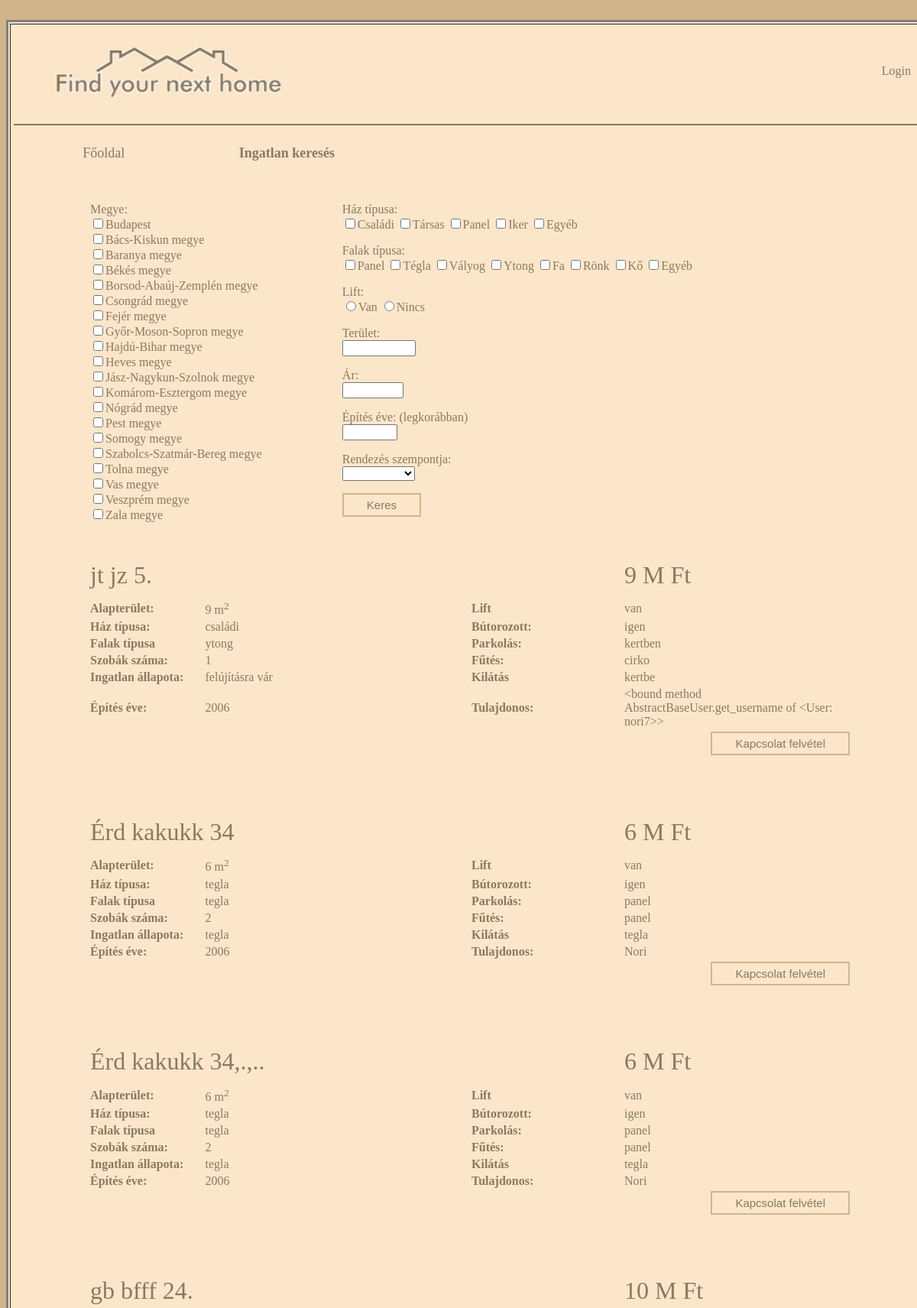
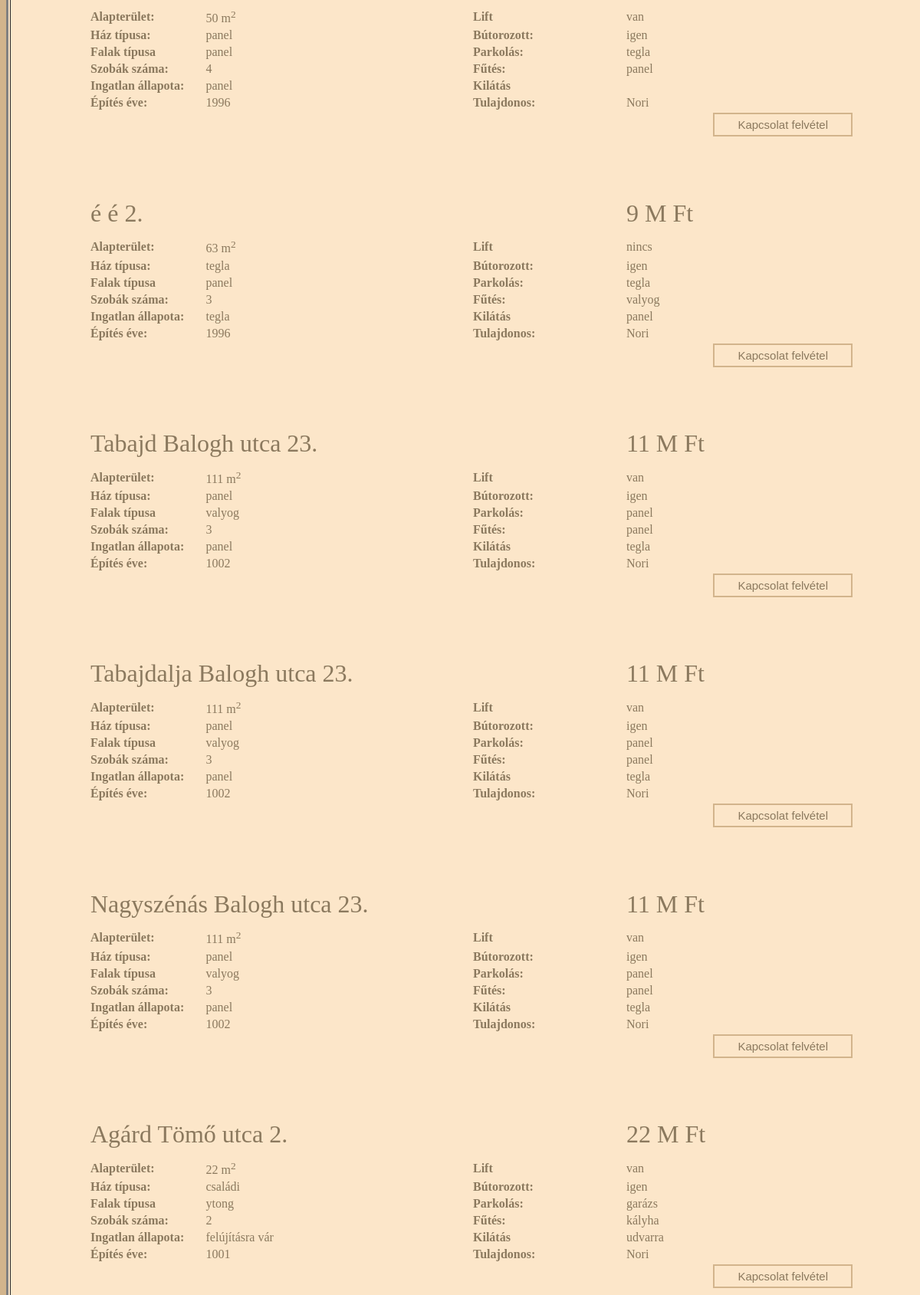
Screenshot of /polls/search/ (upper part) with the database file from the repository (2 pictures, top to bottom).
### polls/models.py (models this page shows)
class Adds(models.Model):
    owner = models.CharField(max_length=200)
    country = models.CharField(max_length=200, default='')
    address = models.CharField(max_length=200, default='')
    squaremeter = models.IntegerField(default=40)
    price = models.IntegerField(default=10000)
    type = models.CharField(max_length=50)
    wall = models.CharField(max_length=50)
    heating = models.CharField(max_length=50)
    state = models.CharField(max_length=50)
    rooms = models.IntegerField(default=3)
    parking = models.CharField(max_length=100)
    year = models.IntegerField(default=2017)
    furnitured = models.CharField(max_length=10)
    lift = models.CharField(max_length=10)
    view = models.CharField(max_length=50)
    description = models.CharField(max_length=5000)

### polls/views.py (the view)
def search(request):
	list = Adds.objects.order_by('owner')[:30]
	context = {
		'list': list
	}
	return render(request, 'polls/search.html', context)

### polls/templates/polls/search.html (shortened to what this page needs)
﻿<html>
<head>
</head>
<body bgcolor="#d2b48c" link = "" alink="" vlink = "">
	<section class="container">
		<table border = 3 bgcolor = "fce6c9" align = "center">
			<tr><td>
			<table width = 1200 align = "center" border = 0>
				<tr>
					<td height = 100 colspan = 2 align = "left" background = "">
						{% load staticfiles %}
							<img src={% static "webalkalmazas/logo.png" %}>
					</td>
					<td colspan = 3 align = "right" valign = "center">
						{% if user.is_authenticated %}
     						<font size= 4>Felhasználó: {{ user.get_username }}&nbsp &nbsp &nbsp</font><br>
							<font size= 2><a class = "one" href="/polls/change_password/">Jelszó változtatás</a>&nbsp &nbsp&nbsp &nbsp &nbsp</font><br>
							<a class = "one" href="{% url 'logout'%}?next={{request.path}}">Logout</a>&nbsp&nbsp &nbsp &nbsp
  						{% else %}
							<a class = "one" href="{% url 'login'%}?next={{request.path}}">Login</a>&nbsp &nbsp &nbsp
   						{% endif %}
					</td>
				</tr>
				<tr>
					<td colspan = 5><hr color = "8b795e"></td>
				</tr>
				<tr height = 50 align = "center">
					<td width = "20%"><a class = "one" href="/polls/"><font size= 4>Főoldal</font></a></td>
					<td width = "20%"><a class = "one" href="/polls/search/"><font size= 4><b>Ingatlan keresés</b></font></a></td>
					<td width = "20%">
					</td>
					<td width = "20%"></td>
					<td width = "20%"></td>
				</tr>
				<tr height = 1000>
					<td colspan = 5 valign = "top">
						<p><br></p>
						<form action="/polls/searchresults/">
							<table width = 1000 align = "center" border = 0><tr>
								<td>Megye:<br>
									<input type="checkbox" name="megye" value="Budapest">Budapest<br>
									<input type="checkbox" name="megye" value="Bacs-Kiskun">Bács-Kiskun megye<br>
									<input type="checkbox" name="megye" value="Baranya">Baranya megye<br>
									<input type="checkbox" name="megye" value="Bekes">Békés megye<br>
									<input type="checkbox" name="megye" value="Borsod-Abauj">Borsod-Abaúj-Zemplén megye<br>
									<input type="checkbox" name="megye" value="Csongrad">Csongrád megye<br>
									<input type="checkbox" name="megye" value="Fejer">Fejér megye<br>
									<input type="checkbox" name="megye" value="Gyor-Moson-Sopron">Győr-Moson-Sopron megye<br>
									<input type="checkbox" name="megye" value="Hajdu-Bihar">Hajdú-Bihar megye<br>
									<input type="checkbox" name="megye" value="Heves">Heves megye<br>
									<input type="checkbox" name="megye" value="Jazs-Nagykun-Szolnok">Jász-Nagykun-Szolnok megye<br>
									<input type="checkbox" name="megye" value="Komarom-Esztergom">Komárom-Esztergom megye<br>
									<input type="checkbox" name="megye" value="Nograd">Nógrád megye<br>
									<input type="checkbox" name="megye" value="Past">Pest megye<br>
									<input type="checkbox" name="megye" value="Somogy">Somogy megye<br>
									<input type="checkbox" name="megye" value="Szabolcs-Szatmar-Bereg">Szabolcs-Szatmár-Bereg megye<br>
									<input type="checkbox" name="megye" value="Tolna">Tolna megye<br>
									<input type="checkbox" name="megye" value="Vas">Vas megye<br>
									<input type="checkbox" name="megye" value="Veszprem">Veszprém megye<br>
									<input type="checkbox" name="megye" value="Zala">Zala megye
								</td>
								<td valign="top">
									<p>Ház típusa:<br>
										<input type="checkbox" name="haz" value="csaladi">Családi
										<input type="checkbox" name="haz" value="tarsas">Társas
										<input type="checkbox" name="haz" value="panel">Panel
										<input type="checkbox" name="haz" value="iker">Iker
										<input type="checkbox" name="haz" value="egyéb">Egyéb
									</p>
									<p>Falak típusa:<br>
										<input type="checkbox" name="fal" value="panel">Panel
										<input type="checkbox" name="fal" value="tegla">Tégla
										<input type="checkbox" name="fal" value="valyog">Vályog
										<input type="checkbox" name="fal" value="ytong">Ytong
										<input type="checkbox" name="fal" value="fa">Fa
										<input type="checkbox" name="fal" value="ronk">Rönk
										<input type="checkbox" name="fal" value="ko">Kő
										<input type="checkbox" name="fal" value="egyeb">Egyéb
									</p>
									<p>Lift:<br>
										<input type="radio" name="lift" value="van">Van
										<input type="radio" name="lift" value="nincs">Nincs
									</p>
									<p>Terület:<br><input type="number" name="szobaszam" min="0" max="1000000" value=""></p>
									<p>Ár:<br><input type="number" name="szobaszam" min="0" max="10000" value=""></p>
									<p>Építés éve: (legkorábban)<br><input type="number" name="szobaszam" min="1000" max="2017" value=""></p>
									<p>Rendezés szempontja:<br>
										<select name = "rendez">
											<option value="ures"></option>
											<option value="megye">Megye</option>
										</select>
									</p>
									<input type="submit" class="button button1" value="Keres">
								</td>
							</tr></table>
						</form>
						{% if list %}
						<p><br><table width = 1000 align = center border = 0>
							{% for adds in list %}
								<tr height = 60>
									<td colspan = 3>
										<font size = 6>{{adds.address}}</font>
									</td>
									<td>
										<font size = 6>{{adds.price}} M Ft</font>
									</td>
								</tr>
								<tr>
									<td width = 15%>
										<b>Alapterület:</b>
									</td>
									<td width = 35%>
										{{adds.squaremeter}} m<sup>2</sup>
									</td>
									<td width = 20%>
										<b>Lift</b>
									</td>
									<td width = 30%>
										{{adds.lift}}
									</td>
								</tr>
								<tr>
									<td>
										<b>Ház típusa:</b>
									</td>
									<td>
										{{adds.type}}
									</td>
									<td>
										<b>Bútorozott:</b>
									</td>
									<td>
										{{adds.furnitured}}
									</td>
								</tr>
								<tr>
									<td>
										<b>Falak típusa</b>
									</td>
									<td>
										{{adds.wall}}
									</td>
									<td>
										<b>Parkolás:</b>
									</td>
									<td>
										{{adds.parking}}
									</td>
								</tr>
								<tr>
									<td>
										<b>Szobák száma:</b>
									</td>
									<td>
										{{adds.rooms}}
									</td>
									<td>
										<b>Fűtés:</b>
									</td>
									<td>
										{{adds.heating}}
									</td>
								</tr>
								<tr>
									<td>
										<b>Ingatlan állapota:</b>
									</td>
									<td>
										{{adds.state}}
									</td>
									<td>
										<b>Kilátás</b>
									</td>
									<td>
										{{adds.view}}
									</td>
								</tr>
								<tr>
									<td>
										<b>Építés éve:</b>
									</td>
									<td>
										{{adds.year}}
									</td>
									<td>
										<b>Tulajdonos:</b>
									</td>
									<td>
										{{adds.owner}}
									</td>
								</tr>
								<tr>
									<form action="/polls/connect/">
											<td colspan = 4 height = 100 align = "right" valign = "top">
												<input type="submit" class="button button1" value="Kapcsolat felvétel">
											</td>
									</form>
								</tr>
							{% endfor %}
						</table></p>
						{% else %}
						<p>Nincs egyetlen hirdetés sem</p>
						{% endif %}
					</td>
				</tr>
			</table>
			</td></tr>
		</table>
	</section>
</body>
</html>

### polls/templates/polls/search.html (style rules this page uses)
body { color: #8b795e; }
a.one:link { color:#8b795e;text-decoration:none; }
body { font-family: cursive; }
.button1 { background-color: #fce6c9; color: #8b795e; border: 2px solid #D2B48C; transition-duration: 0.4s; padding: 5px 30px; font-size: 15px; }

### rows the page displays
Adds: address "jt jz 5.", price "9", squaremeter "9", lift "van", type "családi", furnitured "igen", wall "ytong", parking "kertben", rooms "1", heating "cirko", state "felújításra vár", view "kertbe", year "2006", owner "<bound method AbstractBaseUser.get_username of <User: nori7>>"
Adds: address "Érd kakukk 34", price "6", squaremeter "6", lift "van", type "tegla", furnitured "igen", wall "tegla", parking "panel", rooms "2", heating "panel", state "tegla", view "tegla", year "2006", owner "Nori"
Adds: address "Érd kakukk 34,.,..", price "6", squaremeter "6", lift "van", type "tegla", furnitured "igen", wall "tegla", parking "panel", rooms "2", heating "panel", state "tegla", view "tegla", year "2006", owner "Nori"
Adds: address "gb bfff 24.", price "10", squaremeter "50", lift "van", type "panel", furnitured "igen", wall "panel", parking "tegla", rooms "4", heating "panel", state "panel", year "1996", owner "Nori"
Adds: address "é é 2.", price "9", squaremeter "63", lift "nincs", type "tegla", furnitured "igen", wall "panel", parking "tegla", rooms "3", heating "valyog", state "tegla", view "panel", year "1996", owner "Nori"
Adds: address "Tabajd Balogh utca 23.", price "11", squaremeter "111", lift "van", type "panel", furnitured "igen", wall "valyog", parking "panel", rooms "3", heating "panel", state "panel", view "tegla", year "1002", owner "Nori"
Adds: address "Tabajdalja Balogh utca 23.", price "11", squaremeter "111", lift "van", type "panel", furnitured "igen", wall "valyog", parking "panel", rooms "3", heating "panel", state "panel", view "tegla", year "1002", owner "Nori"
Adds: address "Nagyszénás Balogh utca 23.", price "11", squaremeter "111", lift "van", type "panel", furnitured "igen", wall "valyog", parking "panel", rooms "3", heating "panel", state "panel", view "tegla", year "1002", owner "Nori"
Adds: address "Agárd Tömő utca 2.", price "22", squaremeter "22", lift "van", type "családi", furnitured "igen", wall "ytong", parking "garázs", rooms "2", heating "kályha", state "felújításra vár", view "udvarra", year "1001", owner "Nori"
